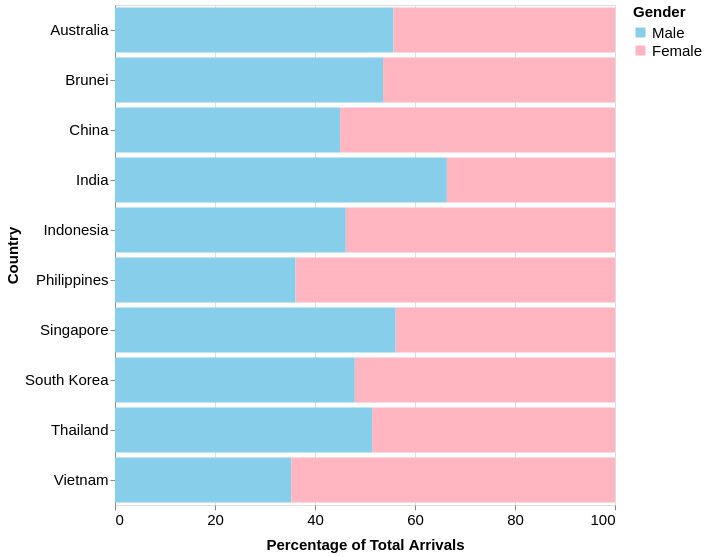

The specification (Vega-Lite) saved for this image:
### Vega-Lite specification from a JSON file in a GitHub repository (floating-point values rounded to 4 significant figures)
{"$schema": "https://vega.github.io/schema/vega-lite/v5.json", "data": {"values": [{"country": "Singapore", "gender": "Male", "percentage": 56.14}, {"country": "Singapore", "gender": "Female", "percentage": 43.86}, {"country": "Brunei", "gender": "Male", "percentage": 53.61}, {"country": "Brunei", "gender": "Female", "percentage": 46.39}, {"country": "Australia", "gender": "Male", "percentage": 55.67}, {"country": "Australia", "gender": "Female", "percentage": 44.33}, {"country": "China", "gender": "Male", "percentage": 45.01}, {"country": "China", "gender": "Female", "percentage": 54.99}, {"country": "India", "gender": "Male", "percentage": 66.37}, {"country": "India", "gender": "Female", "percentage": 33.63}, {"country": "Indonesia", "gender": "Male", "percentage": 46.16}, {"country": "Indonesia", "gender": "Female", "percentage": 53.84}, {"country": "Philippines", "gender": "Male", "percentage": 36.12}, {"country": "Philippines", "gender": "Female", "percentage": 63.88}, {"country": "South Korea", "gender": "Male", "percentage": 47.96}, {"country": "South Korea", "gender": "Female", "percentage": 52.04}, {"country": "Thailand", "gender": "Male", "percentage": 51.41}, {"country": "Thailand", "gender": "Female", "percentage": 48.59}, {"country": "Vietnam", "gender": "Male", "percentage": 35.24}, {"country": "Vietnam", "gender": "Female", "percentage": 64.76}]}, "selection": {"GenderSelection": {"type": "single", "fields": ["gender"], "bind": {"input": "select", "options": [null, "Male", "Female"], "labels": ["Both", "Male", "Female"], "name": "Select Gender"}, "empty": "all"}}, "transform": [{"filter": {"or": [{"field": "gender", "equal": {"selection": "GenderSelection"}}, {"selection": "GenderSelection", "empty": "all"}]}}], "mark": "bar", "encoding": {"x": {"field": "percentage", "type": "quantitative", "axis": {"title": "Percentage of Total Arrivals", "titlePadding": 10, "titleFontSize": 15, "labelFontSize": 15, "format": ".0f", "grid": true, "labelAngle": 0, "tickCount": 6, "domain": false}, "scale": {"domain": [0, 100]}}, "y": {"field": "country", "type": "nominal", "axis": {"title": "Country", "labelAngle": 0, "titleFontSize": 15, "labelFontSize": 15}}, "color": {"field": "gender", "type": "nominal", "scale": {"domain": ["Male", "Female"], "range": ["#87CEEB", "#FFB6C1"]}, "legend": {"title": "Gender", "orient": "right", "titleFontSize": 15, "labelFontSize": 15, "labelPadding": 10}}, "tooltip": [{"field": "country", "type": "nominal", "title": "Country"}, {"field": "gender", "type": "nominal", "title": "Gender"}, {"field": "percentage", "type": "quantitative", "title": "Percentage of Arrivals", "format": ".1f"}]}, "width": 500, "height": 500}
